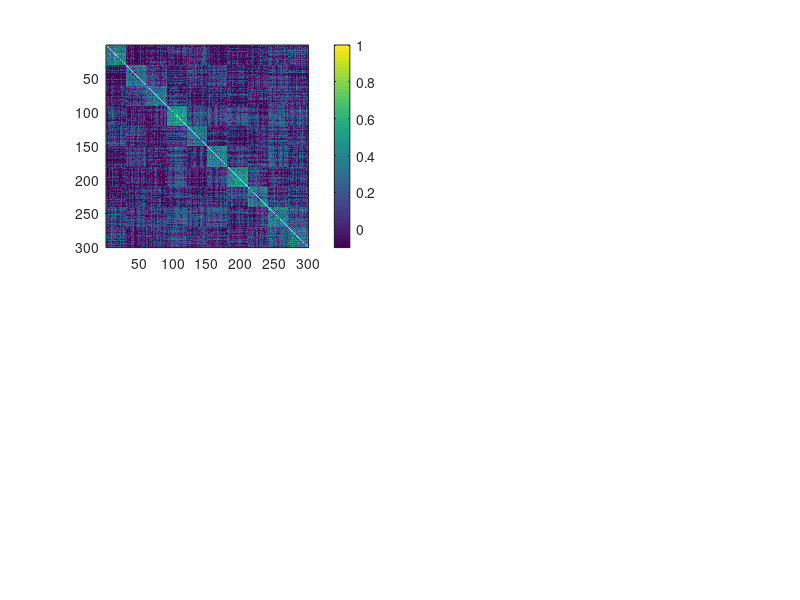

This figure's MATLAB source: (Note: this script raises an error after producing the figure.)
N=50;
V=300;
K=10;
rho0=0.05;
rho=0.5;
% rhoMin=0.5; % minimum non-zero fraction of rho in a block
rhoMin=1;

xx=linspace(1,rhoMin,V/K);
Sig0=toeplitz(xx);
Sig=rho0+(1-rho)*eye(V)+rho*kron(eye(K),Sig0);

Y = mvnrnd(repmat(0,[1,V]),Sig,N);

addnoise = 1;
if addnoise == 1
    Y = Y + randn(size(Y))*0.75;
end

S = corrcoef(Y);
[V,D]=eig(S);V=fliplr(V);D=flip(diag(D));


% subplot(2,2,1);imagesc(Sig,[-0.1,min(1,rho*2)]);axis image;colorbar
subplot(2,2,1);imagesc(S,[-0.1,min(1,rho*2)]);axis image;colorbar
grmat_top = keep_top(S, 0.1);
grmat_grad = normalized_angle(grmat_top);
subplot(2,2,2);imagesc(grmat_grad,[-0.1,min(1,rho*2)]);axis image;colorbar

% subplot(2,2,3);plot(V(:,1:3));set(get(gca,'Children'),'LineWidth',2)
% legend({'PC1','PC2','PC3'})
[V,D]=eig(S); V=fliplr(V);
subplot(2,2,3);
[coeff, score, ~] = pca(S);
grads = score(:, 1:ngrads);

plot(grads(:,1), grads(:,2), '*')
% plot(V(:,1),V(:,2), '*')
% [coeff, score, ~] = pca(S);
% grads = score(:, 1:ngrads);
% 
% plot(grads(:,1), grads(:,2), '*')

subplot(2,2,4)

% grmat_grad = S;
% [V, D] = eig(grmat_grad); V=fliplr(V);
[coeff, score, ~] = pca(grmat_grad);
grads = score(:, 1:ngrads);

plot(grads(:,1), grads(:,2), '*')
% subplot(2,2,4); plot(V(:,1),V(:,2), '*')
% xlim
fullscreen
% plot(grmat_grad*V(:,1), grmat_grad*V(:,2), '*')
